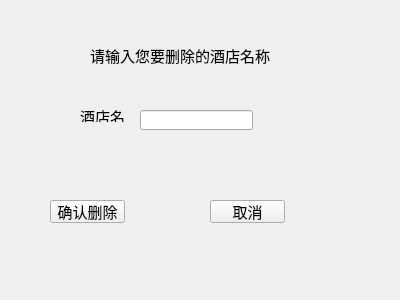
<?xml version="1.0" encoding="UTF-8"?>
<ui version="4.0">
 <class>dimhotel</class>
 <widget class="QWidget" name="dimhotel">
  <property name="geometry">
   <rect>
    <x>0</x>
    <y>0</y>
    <width>400</width>
    <height>300</height>
   </rect>
  </property>
  <property name="windowTitle">
   <string>Form</string>
  </property>
  <widget class="QLabel" name="label">
   <property name="geometry">
    <rect>
     <x>90</x>
     <y>30</y>
     <width>221</width>
     <height>51</height>
    </rect>
   </property>
   <property name="font">
    <font>
     <family>华文行楷</family>
     <pointsize>11</pointsize>
    </font>
   </property>
   <property name="text">
    <string>&lt;html&gt;&lt;head/&gt;&lt;body&gt;&lt;p&gt;&lt;span style=&quot; font-size:11pt;&quot;&gt;请输入您要删除的酒店名称&lt;/span&gt;&lt;/p&gt;&lt;/body&gt;&lt;/html&gt;</string>
   </property>
  </widget>
  <widget class="QLabel" name="label_2">
   <property name="geometry">
    <rect>
     <x>80</x>
     <y>110</y>
     <width>54</width>
     <height>12</height>
    </rect>
   </property>
   <property name="font">
    <font>
     <family>华文行楷</family>
     <pointsize>11</pointsize>
    </font>
   </property>
   <property name="text">
    <string>酒店名</string>
   </property>
  </widget>
  <widget class="QLineEdit" name="lineEdit">
   <property name="geometry">
    <rect>
     <x>140</x>
     <y>110</y>
     <width>113</width>
     <height>20</height>
    </rect>
   </property>
   <property name="font">
    <font>
     <family>华文行楷</family>
     <pointsize>11</pointsize>
    </font>
   </property>
  </widget>
  <widget class="QPushButton" name="dimhol">
   <property name="geometry">
    <rect>
     <x>50</x>
     <y>200</y>
     <width>75</width>
     <height>23</height>
    </rect>
   </property>
   <property name="font">
    <font>
     <family>华文行楷</family>
     <pointsize>11</pointsize>
    </font>
   </property>
   <property name="text">
    <string>确认删除</string>
   </property>
  </widget>
  <widget class="QPushButton" name="exit">
   <property name="geometry">
    <rect>
     <x>210</x>
     <y>200</y>
     <width>75</width>
     <height>23</height>
    </rect>
   </property>
   <property name="font">
    <font>
     <family>华文行楷</family>
     <pointsize>11</pointsize>
    </font>
   </property>
   <property name="text">
    <string>取消</string>
   </property>
  </widget>
 </widget>
 <resources/>
 <connections>
  <connection>
   <sender>exit</sender>
   <signal>clicked()</signal>
   <receiver>dimhotel</receiver>
   <slot>close()</slot>
   <hints>
    <hint type="sourcelabel">
     <x>247</x>
     <y>211</y>
    </hint>
    <hint type="destinationlabel">
     <x>199</x>
     <y>149</y>
    </hint>
   </hints>
  </connection>
 </connections>
</ui>
